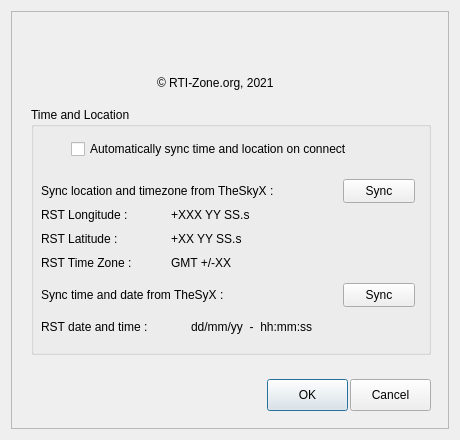
<?xml version="1.0" encoding="UTF-8"?>
<ui version="4.0">
 <class>X2Mount</class>
 <widget class="QDialog" name="X2Mount">
  <property name="geometry">
   <rect>
    <x>0</x>
    <y>0</y>
    <width>460</width>
    <height>440</height>
   </rect>
  </property>
  <property name="sizePolicy">
   <sizepolicy hsizetype="Fixed" vsizetype="Fixed">
    <horstretch>0</horstretch>
    <verstretch>0</verstretch>
   </sizepolicy>
  </property>
  <property name="minimumSize">
   <size>
    <width>460</width>
    <height>440</height>
   </size>
  </property>
  <property name="maximumSize">
   <size>
    <width>460</width>
    <height>440</height>
   </size>
  </property>
  <property name="windowTitle">
   <string>RST Setup</string>
  </property>
  <layout class="QVBoxLayout" name="verticalLayout_6">
   <item>
    <widget class="X2Form" name="X2Form">
     <property name="enabled">
      <bool>true</bool>
     </property>
     <property name="sizePolicy">
      <sizepolicy hsizetype="Fixed" vsizetype="Fixed">
       <horstretch>0</horstretch>
       <verstretch>0</verstretch>
      </sizepolicy>
     </property>
     <property name="minimumSize">
      <size>
       <width>0</width>
       <height>0</height>
      </size>
     </property>
     <property name="maximumSize">
      <size>
       <width>9999</width>
       <height>9999</height>
      </size>
     </property>
     <property name="sizeIncrement">
      <size>
       <width>56</width>
       <height>0</height>
      </size>
     </property>
     <property name="frameShape">
      <enum>QFrame::StyledPanel</enum>
     </property>
     <property name="frameShadow">
      <enum>QFrame::Raised</enum>
     </property>
     <widget class="QPushButton" name="pushButtonOK">
      <property name="geometry">
       <rect>
        <x>256</x>
        <y>368</y>
        <width>81</width>
        <height>32</height>
       </rect>
      </property>
      <property name="text">
       <string>OK</string>
      </property>
      <property name="default">
       <bool>true</bool>
      </property>
     </widget>
     <widget class="QPushButton" name="pushButtonCancel">
      <property name="geometry">
       <rect>
        <x>339</x>
        <y>368</y>
        <width>81</width>
        <height>32</height>
       </rect>
      </property>
      <property name="text">
       <string>Cancel</string>
      </property>
     </widget>
     <widget class="QGroupBox" name="groupBox">
      <property name="geometry">
       <rect>
        <x>20</x>
        <y>96</y>
        <width>400</width>
        <height>248</height>
       </rect>
      </property>
      <property name="title">
       <string>Time and Location</string>
      </property>
      <widget class="QPushButton" name="pushButton">
       <property name="geometry">
        <rect>
         <x>312</x>
         <y>72</y>
         <width>72</width>
         <height>24</height>
        </rect>
       </property>
       <property name="text">
        <string>Sync</string>
       </property>
      </widget>
      <widget class="QLabel" name="label">
       <property name="geometry">
        <rect>
         <x>10</x>
         <y>72</y>
         <width>290</width>
         <height>24</height>
        </rect>
       </property>
       <property name="text">
        <string>Sync location and timezone from TheSkyX :</string>
       </property>
       <property name="alignment">
        <set>Qt::AlignLeading|Qt::AlignLeft|Qt::AlignVCenter</set>
       </property>
      </widget>
      <widget class="QLabel" name="label_2">
       <property name="geometry">
        <rect>
         <x>10</x>
         <y>176</y>
         <width>280</width>
         <height>24</height>
        </rect>
       </property>
       <property name="text">
        <string>Sync time and date from TheSyX :</string>
       </property>
       <property name="alignment">
        <set>Qt::AlignLeading|Qt::AlignLeft|Qt::AlignVCenter</set>
       </property>
      </widget>
      <widget class="QPushButton" name="pushButton_2">
       <property name="geometry">
        <rect>
         <x>312</x>
         <y>176</y>
         <width>72</width>
         <height>24</height>
        </rect>
       </property>
       <property name="text">
        <string>Sync</string>
       </property>
      </widget>
      <widget class="QLabel" name="label_4">
       <property name="geometry">
        <rect>
         <x>10</x>
         <y>208</y>
         <width>144</width>
         <height>24</height>
        </rect>
       </property>
       <property name="text">
        <string>RST date and time :</string>
       </property>
      </widget>
      <widget class="QLabel" name="time_date">
       <property name="geometry">
        <rect>
         <x>160</x>
         <y>208</y>
         <width>176</width>
         <height>24</height>
        </rect>
       </property>
       <property name="text">
        <string>dd/mm/yy  -  hh:mm:ss</string>
       </property>
      </widget>
      <widget class="QLabel" name="label_9">
       <property name="geometry">
        <rect>
         <x>10</x>
         <y>96</y>
         <width>110</width>
         <height>24</height>
        </rect>
       </property>
       <property name="text">
        <string>RST Longitude :</string>
       </property>
      </widget>
      <widget class="QLabel" name="longitude">
       <property name="geometry">
        <rect>
         <x>140</x>
         <y>96</y>
         <width>100</width>
         <height>24</height>
        </rect>
       </property>
       <property name="text">
        <string>+XXX YY SS.s</string>
       </property>
      </widget>
      <widget class="QLabel" name="label_11">
       <property name="geometry">
        <rect>
         <x>10</x>
         <y>120</y>
         <width>110</width>
         <height>24</height>
        </rect>
       </property>
       <property name="text">
        <string>RST Latitude :</string>
       </property>
      </widget>
      <widget class="QLabel" name="latitude">
       <property name="geometry">
        <rect>
         <x>140</x>
         <y>120</y>
         <width>100</width>
         <height>24</height>
        </rect>
       </property>
       <property name="text">
        <string>+XX YY SS.s</string>
       </property>
      </widget>
      <widget class="QLabel" name="label_12">
       <property name="geometry">
        <rect>
         <x>10</x>
         <y>144</y>
         <width>110</width>
         <height>24</height>
        </rect>
       </property>
       <property name="text">
        <string>RST Time Zone :</string>
       </property>
      </widget>
      <widget class="QLabel" name="timezone">
       <property name="geometry">
        <rect>
         <x>140</x>
         <y>144</y>
         <width>80</width>
         <height>24</height>
        </rect>
       </property>
       <property name="text">
        <string>GMT +/-XX</string>
       </property>
      </widget>
      <widget class="QCheckBox" name="checkBox">
       <property name="geometry">
        <rect>
         <x>40</x>
         <y>32</y>
         <width>328</width>
         <height>20</height>
        </rect>
       </property>
       <property name="text">
        <string>Automatically sync time and location on connect</string>
       </property>
      </widget>
     </widget>
     <widget class="QLabel" name="label_5">
      <property name="geometry">
       <rect>
        <x>146</x>
        <y>56</y>
        <width>144</width>
        <height>32</height>
       </rect>
      </property>
      <property name="text">
       <string>© RTI-Zone.org, 2021</string>
      </property>
     </widget>
     <widget class="QLabel" name="label_logo_2">
      <property name="geometry">
       <rect>
        <x>138</x>
        <y>8</y>
        <width>160</width>
        <height>43</height>
       </rect>
      </property>
      <property name="text">
       <string/>
      </property>
      <property name="pixmap">
       <pixmap>RainbowAstro.png</pixmap>
      </property>
      <property name="alignment">
       <set>Qt::AlignCenter</set>
      </property>
      <property name="X2_PhotoFileName" stdset="0">
       <string>RainbowAstro.png</string>
      </property>
     </widget>
    </widget>
   </item>
  </layout>
 </widget>
 <customwidgets>
  <customwidget>
   <class>X2Form</class>
   <extends>QFrame</extends>
   <header>x2form.h</header>
   <container>1</container>
  </customwidget>
 </customwidgets>
 <resources/>
 <connections/>
</ui>
